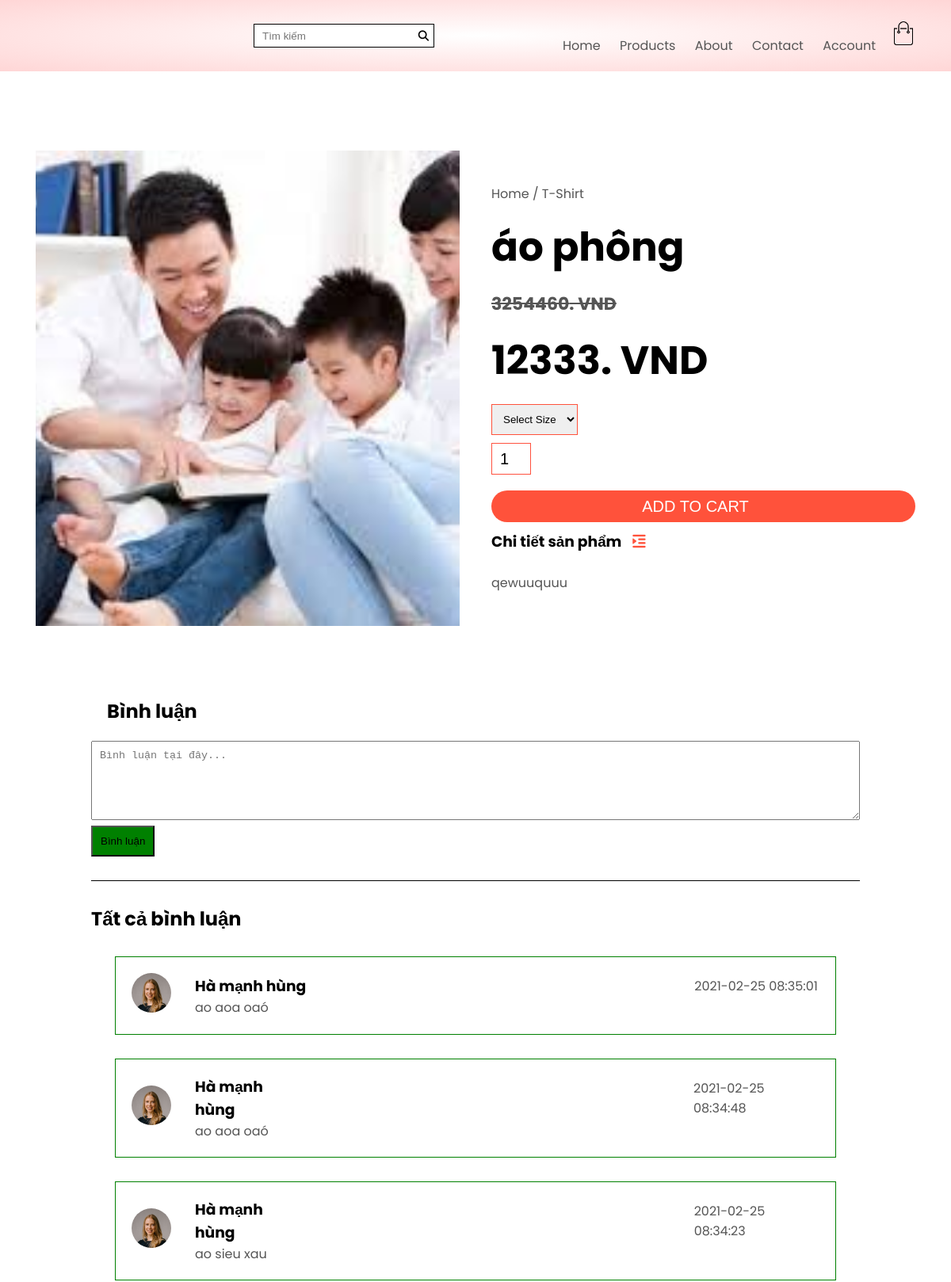
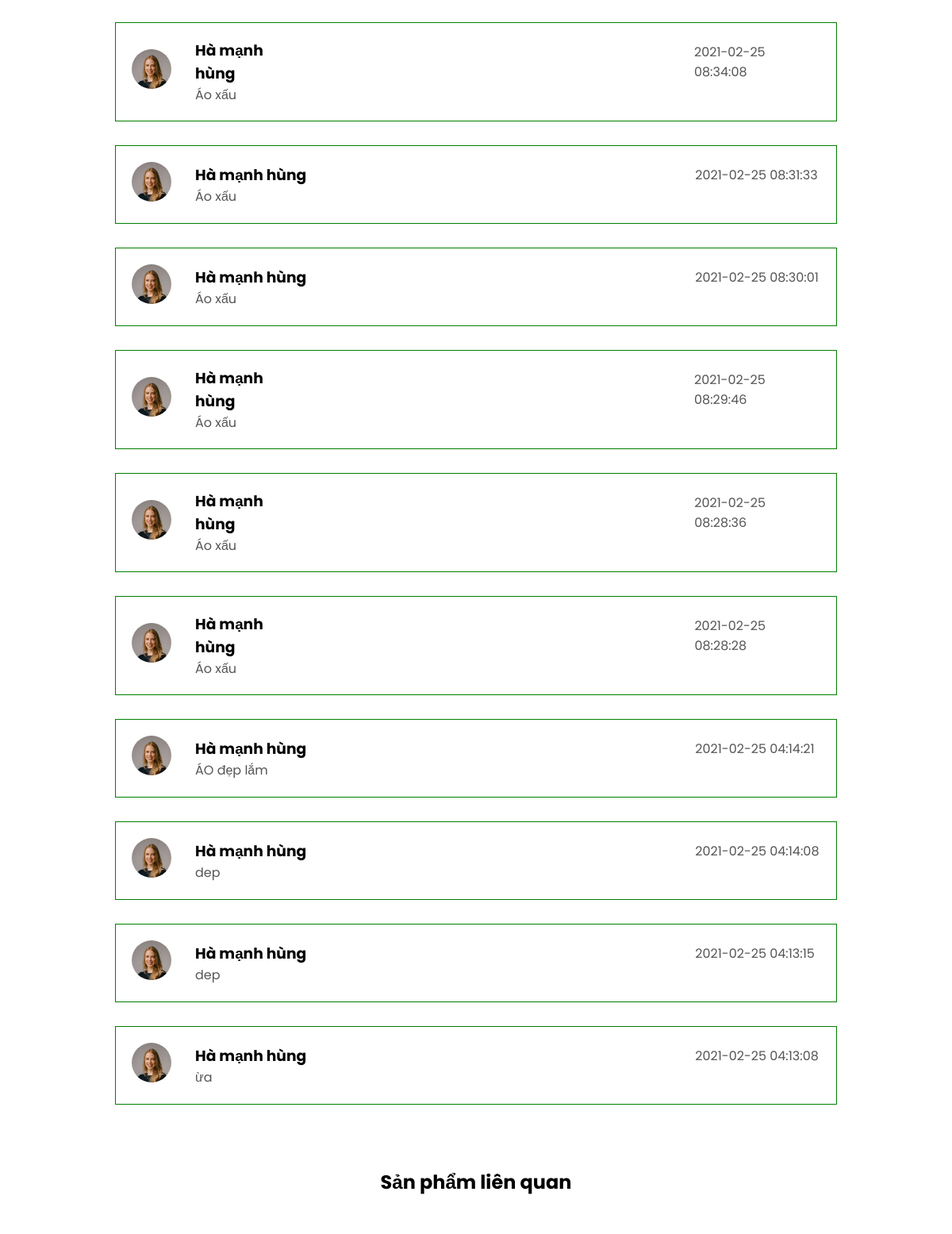
The app's page /du_an/products_detal.php?masp=8 (upper part) with its own data (2 pictures, top to bottom).
### tables this page shows
CREATE TABLE `products` (
  `product_id` int(11) NOT NULL,
  `product_name` text NOT NULL,
  `product_price` float NOT NULL,
  `product_sale` float NOT NULL,
  `product_image` varchar(255) NOT NULL,
  `product_time` timestamp NOT NULL DEFAULT current_timestamp() ON UPDATE current_timestamp(),
  `product_detail` text NOT NULL,
  `category_id` int(11) NOT NULL,
  `product_view` int(11) NOT NULL
);

CREATE TABLE `comment` (
  `cmt_id` int(11) NOT NULL,
  `content` text NOT NULL,
  `cmt_time` timestamp NOT NULL DEFAULT current_timestamp(),
  `product_id` int(11) NOT NULL,
  `user_id` int(11) NOT NULL
);

### du_an/products_detal.php (the view, shortened to what this page needs)
<!DOCTYPE html>
<html lang="en">
<head>
    <link rel="stylesheet" href="style.css">
    <link rel="stylesheet" href="https://stackpath.bootstrapcdn.com/font-awesome/4.7.0/css/font-awesome.min.css">
    <link rel="stylesheet" href="../slick/slick.css">
    <link rel="stylesheet" href="../slick/slick-theme.css">
</head>
<body>
    <div class="header">
        <div class="container">
            <div class="navbar">
                <div class="logo" style="width: 125px;">
                </div>
                <div class="" style="margin: auto 150px;">
                    <form action="" class="serach" style="display: flex;">
                        <input type="text" width="100px" placeholder="Tìm kiếm">
                        <button class="btn-serach"><i class="fas fa-search"></i></button>
                    </form>
                </div>
                <nav>
                    <ul id="MenuItems">
                        <li><a href="index.php">Home</a></li>
                        <li><a href="products.php">Products</a></li>
                        <li><a href="">About</a></li>
                        <li><a href="">Contact</a></li>
                        <li><a href="login.php">Account</a></li>
                    </ul>
                </nav>
                <div style="align-items: center;">
                    <a href="cart.php"><img src="images/cart.png" width="30px" height="30px"></a>
                </div>
            </div>
        </div>
    </div>
    <?php
    include 'db.php';
    if (isset($_GET['masp'])) {
        $masp = $_GET['masp'];
        $sql = "select*from products where product_id='$masp'";
        $kq = $conn->query($sql)->fetch();
    }
    ?>
    <div class="   container single-product">
        <div class="row">
            <div class="col-2">
                <div style="overflow: hidden; height: 600px;">
                    <img style="height: 600px;	object-fit: cover; " src="img/<?php echo $kq['product_image'] ?>">
                </div>
            </div>
            <div class="col-2">
                <p>Home / T-Shirt</p>
                <h1>
                    <?php echo $kq['product_name'] ?>
                </h1>
                <h4> <s><?php echo $kq['product_price'] ?>. VND</s>
                    <h4>
                        <h1>
                            <?php echo $kq['product_sale'] ?>. VND
                        </h1>
                        <form action="" method="POST" enctype="multipart/form-data">
                            <select>
                                <option>Select Size</option>
                            </select>
                            <input w type="number" value="1" name="cart_quantity">
                            <input type="submit" class="btn" name="them_cart" value="ADD TO CART">
                        </form>
                        <h3>Chi tiết sản phẩm
                            <i class="fa fa-indent"></i>
                        </h3>
                        <br>
                        <p><?php echo $kq['product_detail'] ?></p>
            </div>
        </div>
    </div>
    <div class="small-container">
        <div>
            <div class="binhluan" style="padding: 30px;">
                <h2 style="padding: 20px;">Bình luận </h2>
                <form action="" method="POST" enctype="multipart/form-data">
                    <textarea name="content" id="" style="width:100%; height: 100px; padding: 10px;" cols="30" placeholder="Bình luận tại đây..." rows="10"></textarea>
                    <br>
                    <button name="btn_cmt" style="padding: 10px; background-color:green;">Bình luận</button>
                </form>
                <?php
                include 'db.php';
                ?>
                <h2 style="border-top: 1px solid ; margin: 30px 0; padding: 30px 0 0 0;">Tất cả bình luận </h2>
                <?php
                $sql = "select name, cmt_time,content from comment join login on comment.user_id=login.user_id where product_id='$masp' order by cmt_time desc ";
                $kq = $conn->query($sql);
                foreach ($kq as $value) {
                ?>
                    <div style="display: flex; grid-gap: 30px; align-items:center; margin: 30px; border:1px solid green;    padding: 20px;">
                        <div>
                            <a href="#"><img style="border-radius: 100%; width: 50px;" src="images/user-1.png" alt=""></a>
                        </div>
                        <div>
                            <div style="display: flex; 	justify-content: space-between; align-items:center ;grid-gap: 490px;">
                                <h3><?php echo $value['name'] ?></h3>
                                <p style="padding: 0,100px;"><?php echo $value['cmt_time'] ?></p>
                            </div>
                            <p><?php echo $value['content'] ?> </p>
                        </div>
                    </div> <?php } ?>
            </div>
        </div>
    </div>
    <div class="small-container">
        <div class="row row2">
            <h2>Sản phẩm liên quan</h2>
        </div>
    </div>
    <div class="small-container">
        <div class="row slideshow">
        </div>
    </div>
</body>
</html>

### du_an/style.css (style rules this page uses)
* { margin: 0; padding: 0; box-sizing: border-box; }
body { font-family: "Poppins", sans-serif; }
.navbar { display: flex; align-items: center; padding: 20px; background-color: ; }
nav { flex: 1; text-align: right; }
nav ul { display: block; list-style-type: none; }
nav ul li { display: inline-block; margin-right: 20px; }
a { text-decoration: none; color: #555; }
p { color: #555; }
.container { max-width: 1300px; margin: auto; padding-left: 25px; padding-right: 25px; }
.row { display: flex; align-items: center; flex-wrap: wrap; justify-content: space-around; margin: 20px 0; }
.col-2 { flex-basis: 50%; min-width: 300xp; }
.col-2 img { max-width: 100%; padding: 50px 0; }
.col-2 h1 { font-size: 50px; line-height: 60px; margin: 25px 0; }
.btn { display: inline-block; background: #ff523b; color: #fff; padding: 8px 30px; margin: 30px 0; border-radius: 30px; transition: background 0.5s; }
.header { background: radial-gradient(#fff, #ffd6d6); }
.small-container { max-width: 1080px; margin: auto; padding-left: 25px; padding-right: 25px; }
h4 { color: #555; font-weight: normal; }
ul { list-style-type: none; }
select { border: 1px solid #ff523b; padding: 5px; }
.single-product { margin-top: 80px; }
.single-product .col-2 img { padding: 0; }
.single-product .col-2 { padding: 20px; }
.single-product h4 { margin: 20px 0; font-size: 22px; font-weight: bold; }
.single-product select { display: block; padding: 10px; margin-top: 20px; }
.single-product input { width: 50px; height: 40px; padding-left: 10px; font-size: 20px; margin-right: 10px; border: 1px solid #ff523f; }
.single-product .fa { color: #ff523b; margin-left: 10px; }
form input { width: 100%; height: 30px; margin: 10px 0; padding: 0 10px; border: 1px solid #ccc; }
form .btn { width: 100%; border: none; cursor: pointer; margin: 10px 0; }
.serach { align-items: center; }
.serach input { border: 1px solid ; border-right: none; }
.btn-serach { height: 30px; border: 1px solid; width: 30px; border-left: none; background-color: white; }

### records on screen
products: product_image (picture), product_name "áo phông", product_price "3254460", product_sale "12333", product_detail "qewuuquuu"
comment: user.name "Hà mạnh hùng", cmt_time "2021-02-25 08:35:01", content "ao aoa oaó"
comment: user.name "Hà mạnh hùng", cmt_time "2021-02-25 08:34:48", content "ao aoa oaó"
comment: user.name "Hà mạnh hùng", cmt_time "2021-02-25 08:34:23", content "ao sieu xau"
comment: user.name "Hà mạnh hùng", cmt_time "2021-02-25 08:34:08", content "Áo xấu"
comment: user.name "Hà mạnh hùng", cmt_time "2021-02-25 08:31:33", content "Áo xấu"
comment: user.name "Hà mạnh hùng", cmt_time "2021-02-25 08:30:01", content "Áo xấu"
comment: user.name "Hà mạnh hùng", cmt_time "2021-02-25 08:29:46", content "Áo xấu"
comment: user.name "Hà mạnh hùng", cmt_time "2021-02-25 08:28:36", content "Áo xấu"
comment: user.name "Hà mạnh hùng", cmt_time "2021-02-25 08:28:28", content "Áo xấu"
comment: user.name "Hà mạnh hùng", cmt_time "2021-02-25 04:14:21", content "ÁO đẹp lắm"
comment: user.name "Hà mạnh hùng", cmt_time "2021-02-25 04:14:08", content "dep"
comment: user.name "Hà mạnh hùng", cmt_time "2021-02-25 04:13:15", content "dep"
comment: user.name "Hà mạnh hùng", cmt_time "2021-02-25 04:13:08", content "ừa"
